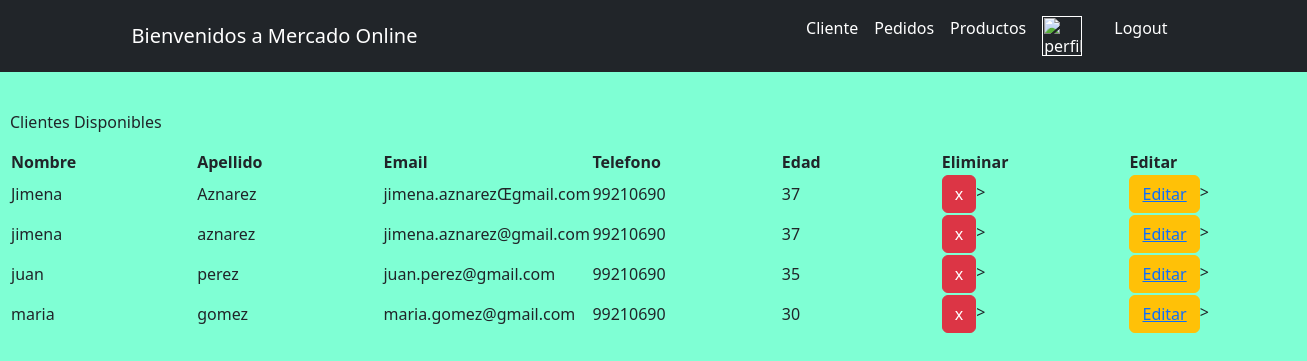
/MercadoApp/cliente/, run on an earlier commit of the app's database.
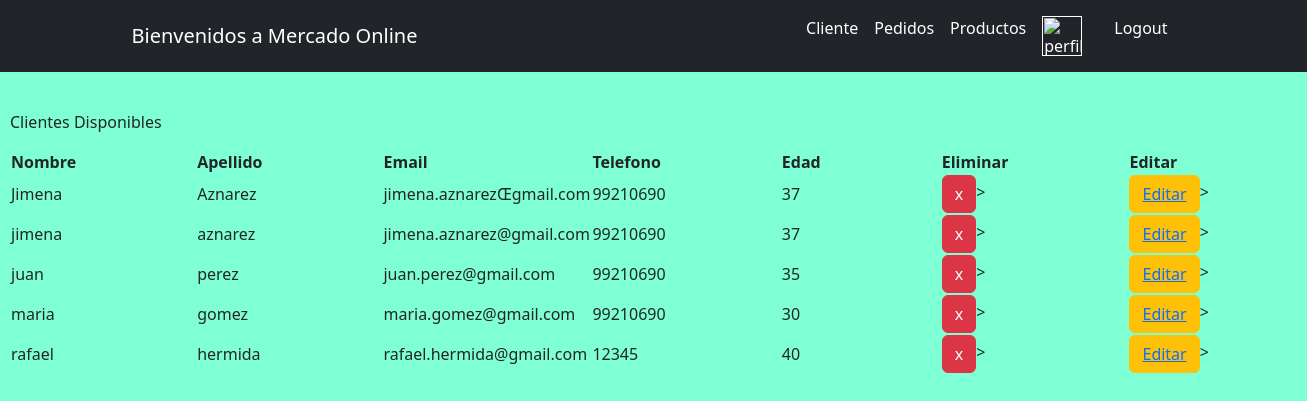
And on a later commit of the database.
### MercadoApp/models.py (models this page shows, shortened)
class Cliente(models.Model):
    nombre = models.CharField(max_length=30)
    apellido = models.CharField(max_length=30)
    email = models.EmailField()
    telefono = models.IntegerField()
    edad = models.IntegerField()

### MercadoApp/views.py (the view)
# urls.py: path("cliente/", cliente, name="Cliente"),
def cliente(request):
    Clientes = Cliente.objects.all() #pido toda la informacion que tenga Cliente alojada en su base de datos
    return render(request, "MercadoApp/Cliente.html", {"Clientes": Clientes}) #genera una lista con los datos de todos los clientes, y que podemos usar luego en el template Clientes

### MercadoApp/templates/MercadoApp/Cliente.html (shortened to what this page needs)
<div>
    {% extends "MercadoApp/inicio.html" %}
    {% load static %}
        {% block contenidoQueCambia %}
            <div class="formClienteFormulario">
            <p>Clientes Disponibles</p>
            <table id="tableInfoClientes">
                <tr id="tituloTablaClientes">
                    <th>Nombre</th>
                    <th>Apellido</th>
                    <th>Email</th>
                    <th>Telefono</th>
                    <th>Edad</th>
                    <th>Eliminar</th>
                    <th>Editar</th>
                </tr>
                <tr>
                    {% for cliente in Clientes %}
                        <tr>
                            <td>{{cliente.nombre}}</td>
                            <td>{{cliente.apellido}}</td>
                            <td>{{cliente.email}}</td>
                            <td>{{cliente.telefono}}</td>
                            <td>{{cliente.edad}}</td>
                            <td><button class="btn btn-danger btnEliminar"><a href="{% url 'eliminarCliente' cliente.nombre %}" >x</a></button>></td>
                            <td><button class="btn btn-warning btnEditar"><a href="{% url 'editarCliente' cliente.nombre %}" >Editar</a></button>></td>
                        </tr>
                    {% endfor%}
                </tr>
            </table>
            </div>
        {% endblock %}

What changed in the data, as far as the page shows it:
added Cliente: nombre "rafael", apellido "hermida", email "rafael.hermida@gmail.com", telefono "12345", edad "40"
